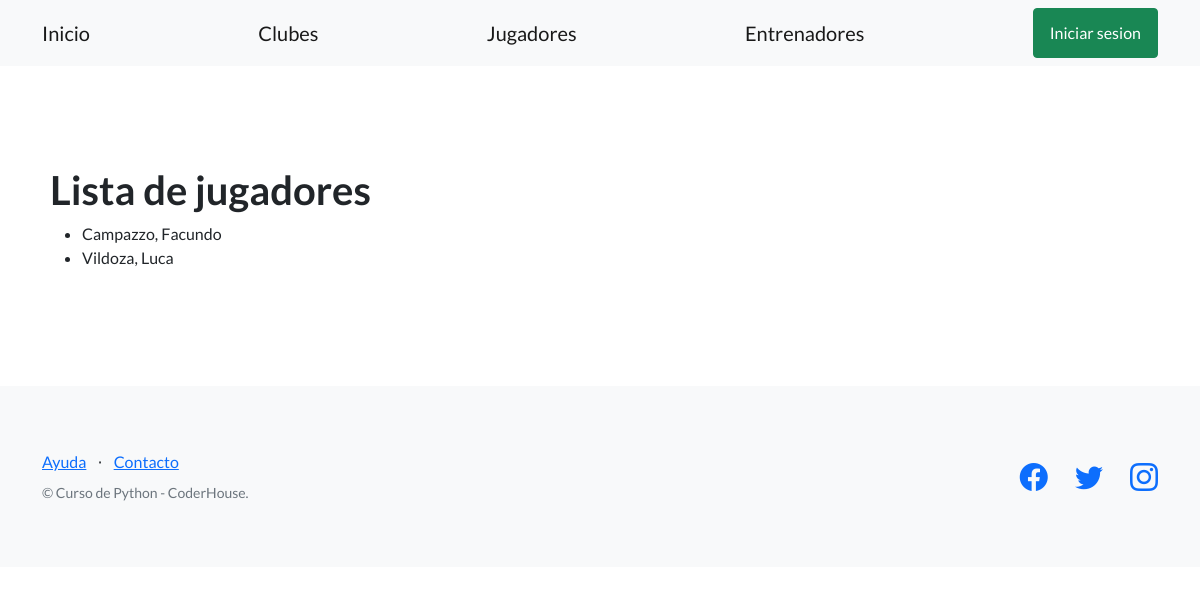
Page /BlogBasquet/jugadores/ on the committed database.
### Basquet1/models.py (models this page shows, shortened)
class Jugadores(models.Model):
    nombre = models.CharField(max_length=256)
    apellido = models.CharField(max_length=256)
    numero_camiseta = models.IntegerField()
    lugar_de_nacimiento = models.CharField(max_length=256)
    fecha_de_nacimiento = models.DateField()
    esta_habilitado = models.BooleanField(default=True)

### Basquet1/views.py (the view)
# urls.py: path('jugadores/', listar_jugadores, name="jugadores"),
def listar_jugadores(request):
    contexto = {
         "jugadores": Jugadores.objects.all(),
    }
    http_response = render(
        request=request,
        template_name='Basquet1/lista_jugadores.html',
        context= contexto
    )
    return http_response

### Basquet1/templates/Basquet1/lista_jugadores.html
{% extends 'Basquet1/base.html' %}
{% block contenido %}
<section>
    <div>
        <h1>Lista de jugadores</h1>
        <ul>
        {% for player in jugadores %}
         <li> {{player.apellido}}, {{player.nombre}}</li>
        {% endfor %}
        </ul>
    </div>
</section>
{% endblock contenido %}

### rows in the picture
Jugadores: apellido "Campazzo", nombre "Facundo"
Jugadores: apellido "Vildoza", nombre "Luca"
